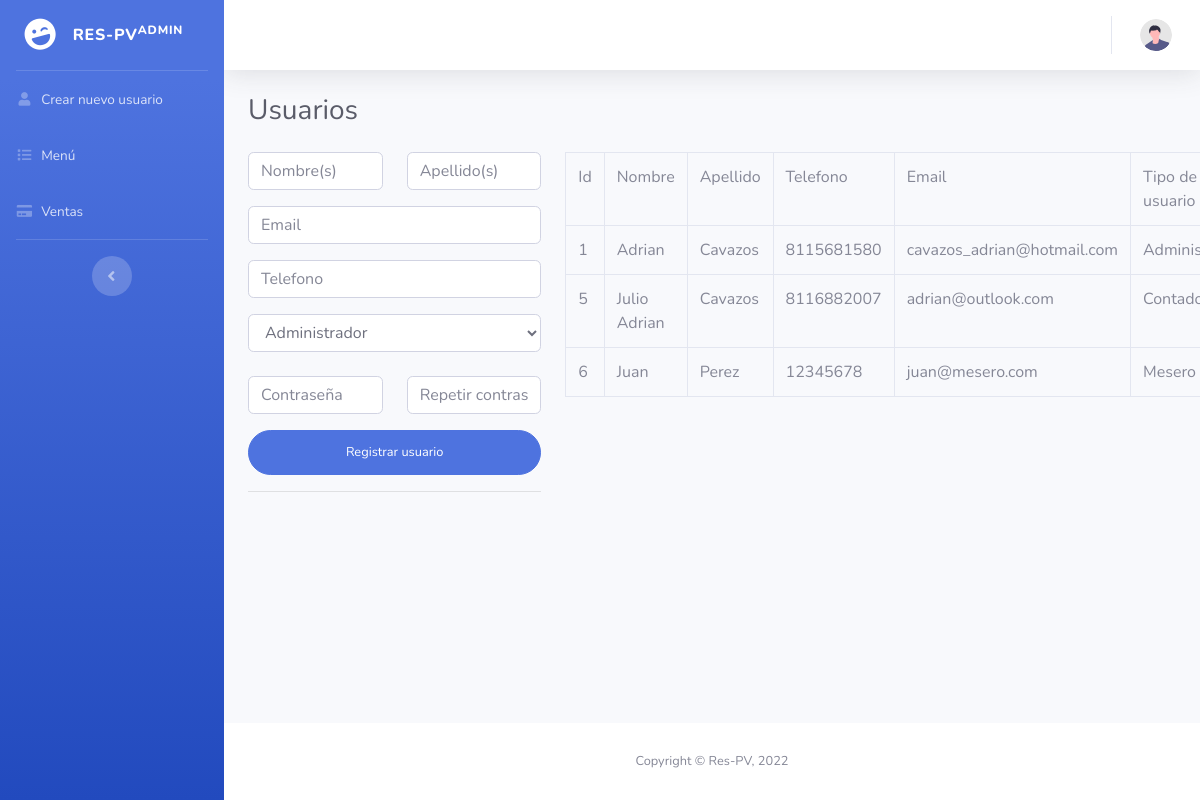
Page /createUser.php on the earlier database version.
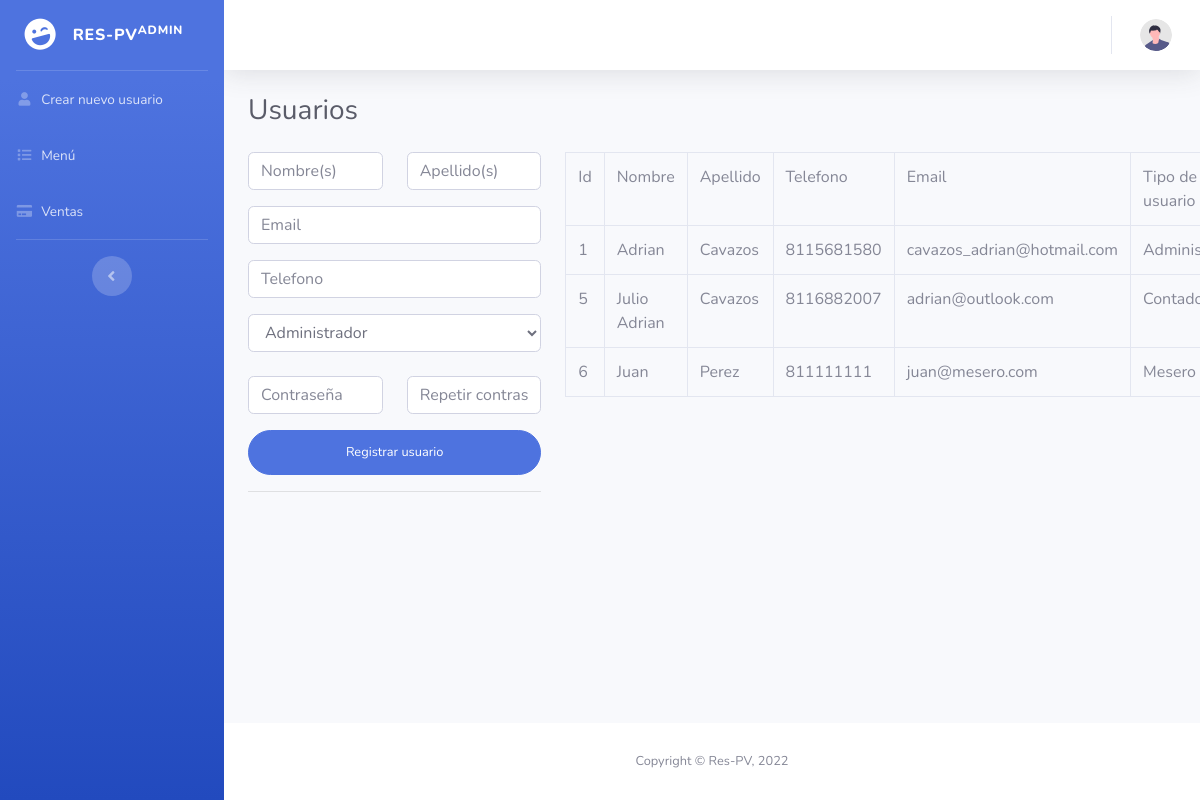
Same page on the later database version.
### tables this page shows
CREATE TABLE `user` (
  `id_user` int(11) NOT NULL,
  `name_user` varchar(30) DEFAULT NULL,
  `lname_user` varchar(30) DEFAULT NULL,
  `phone_user` varchar(10) DEFAULT NULL,
  `email_user` varchar(40) DEFAULT NULL,
  `pass_user` varchar(20) DEFAULT NULL,
  `userType` int(11) NOT NULL
);

### db.php (called while the page is built, shortened)
<?php
    class Conexion{
        private $driver = "mysql";
        private $host = "localhost";
        private $dbname = "respv";
        private $usuario = "root";
        private $contrasena = "";
        public function __construct(){
            try {
                $db = new PDO("{$this->driver}:host={$this->host};dbname={$this->dbname}",$this->usuario,$this->contrasena);
                $db->setAttribute(PDO::ATTR_ERRMODE, PDO::ERRMODE_EXCEPTION);
                return $db;
            } catch (PDOException $e) {
                echo "Ha ocurrido un error al conectarse a la base de datos" . $e->getMessage();
            }
        }
    }
?>

### usuarios/Modelo/usuarios.php (called while the page is built, shortened)
<?php
    require_once(__DIR__.'/../../db.php');
    class Usuarios extends Conexion{
        public function __construct(){
            $this->db = parent::__construct();
        }
        public function get(){
            $rows = null;
            $statement = $this->db->prepare("SELECT * FROM user");
            $statement->execute();
            while ($result = $statement->fetch()) {
                $rows[] = $result;
            }
            return $rows;
        }
    }
?>

### createUser.php (the view, shortened to what the changed rows need)
<?php
require_once("usuarios/Modelo/usuarios.php");
$ModeloUsuarios = new Usuarios();
?>
<!DOCTYPE html>
<html lang="en">
<head>
    <link href="vendor/fontawesome-free/css/all.min.css" rel="stylesheet" type="text/css">
    <link href="css/sb-admin-2.min.css" rel="stylesheet">
</head>
<body id="page-top">
    <div id="wrapper">
        <div id="content-wrapper" class="d-flex flex-column">
            <div id="content">
                <div class="container-fluid">
                    <div class="d-sm-flex align-items-center justify-content-between mb-4">
                        <h1 class="h3 mb-0 text-gray-800">Usuarios </h1>
                    </div>
                    <div class="row">
                        <div class="col-md-8">
                            <table class="table table-bordered">
                                <?php
                                    $usuarios = $ModeloUsuarios->get();
                                    if($usuarios != null){
                                        foreach($usuarios as $usuario){
                                ?>
                                    <tr>
                                        <td><?php echo $usuario['id_user'];?></td>
                                        <td><?php echo $usuario['name_user'];?></td>
                                        <td><?php echo $usuario['lname_user'];?></td>
                                        <td><?php echo $usuario['phone_user'];?></td>
                                        <td><?php echo $usuario['email_user'];?></td>
                                        <td>
                                            <?php
                                                if ($usuario['userType']==1) {
                                                    echo "Administrador";
                                                }else{
                                                    if ($usuario['userType']==2) {
                                                        echo "Mesero";
                                                    }else{
                                                        echo "Contador";
                                                    }
                                                }
                                            ?>
                                        </td>
                                    </tr>
                                <?php
                                        }
                                    }
                                ?>
                            </table>
                        </div>
                    </div>
                </div>
            </div>
        </div>
    </div>
</body>
</html>

Differences in the rows shown:
changed user "Juan": phone_user "12345678" → "811111111"
